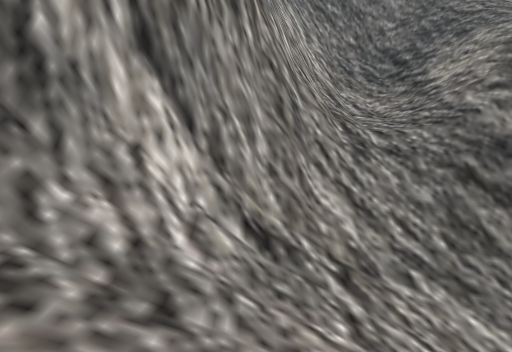
[1] (above)

13 first-person views from a walk through a scene from a Unity 3-D project. The camera is 1.3 m above the floor, tilts 2° down and sees 70° across. The floor is counted in squares, 2 m on a side. Each view is taken from the middle of a square. On the plan, view 1 faces up. The plan holds only what a view shows up to about 11 squares ahead; the rest is blank. The place goes on beyond the plan.

[2]
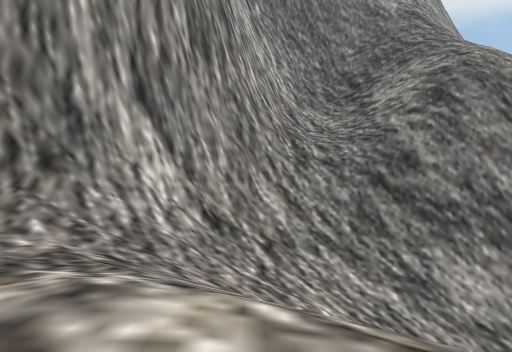

[3]
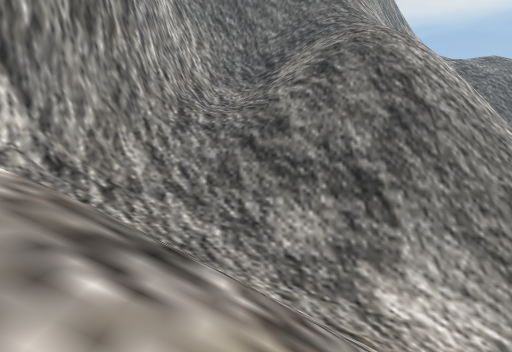

[4]
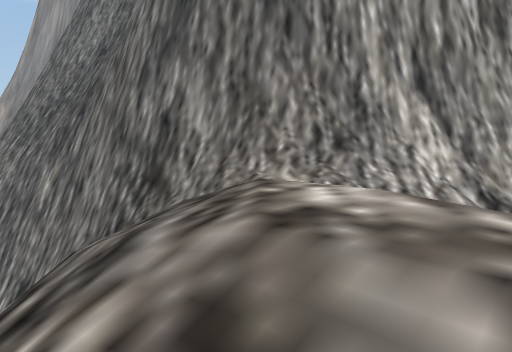

[5]
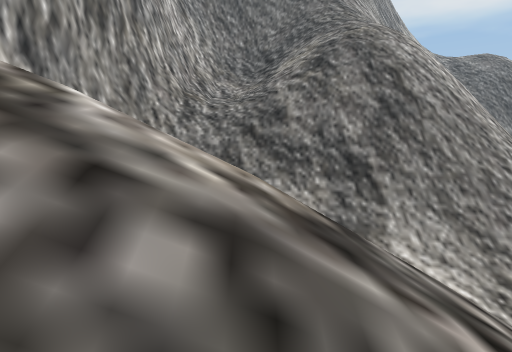

[6]
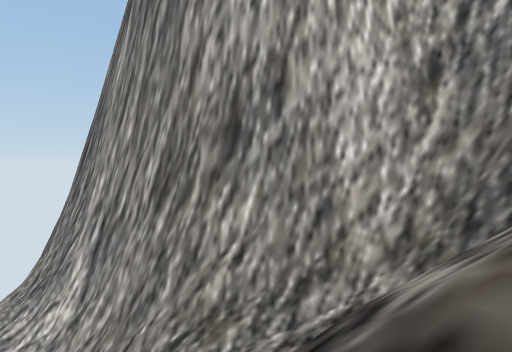

[7]
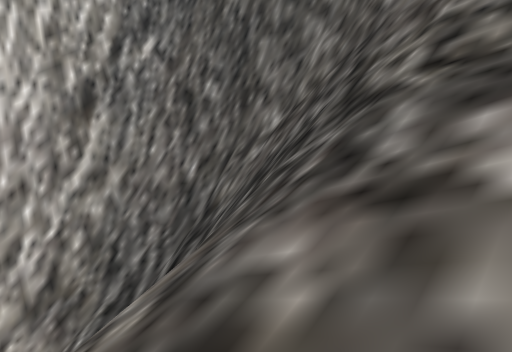

[8]
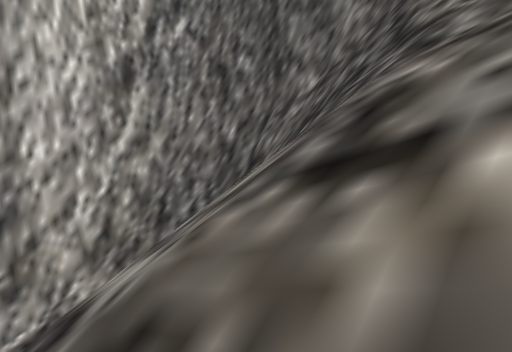

[9]
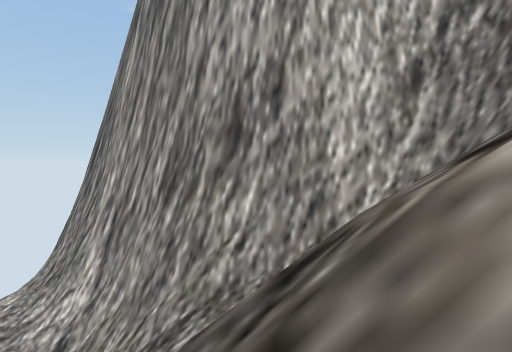

[10]
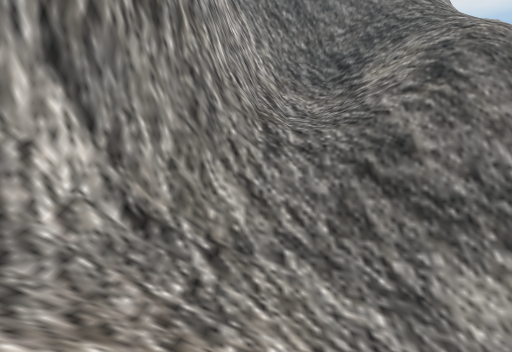

[11]
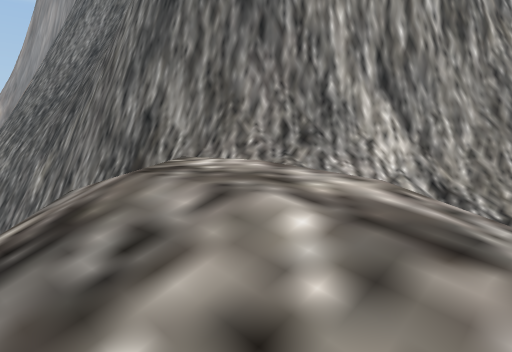

[12]
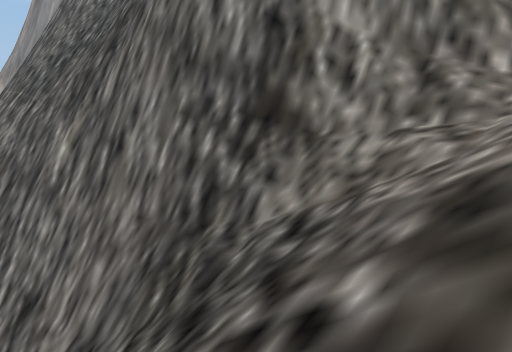

[13]
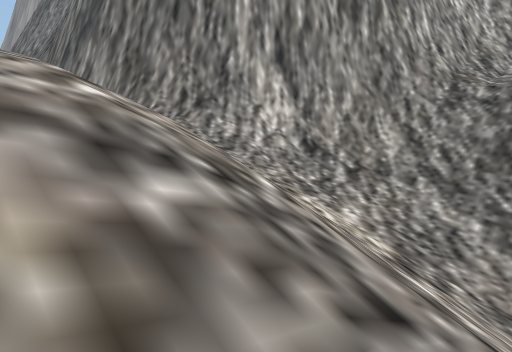

### Floor plan
Key: @ floor where view 1 was taken; # wall or solid block; . floor; / step, stairs or slope; = window, fence, low wall or low ledge; v drop or lower ground.
Columns run from 9 left of view 1 to 13 right of it. Each row starts with its distance up from view 1.
 17                 ##
 16                ##=/
 15             #####=//
 14            ##//==///
 13            ##/   ///
 12            #=/   ///
 11            #/////////
 10           ##////=vvv
  9           ##///==vv
  8           #=//####
  7          ##=///###   ##
  6         ##=//////####
  5        ###/////////###
  4       ###/////////////
  3     ####/////////////
  2     ##=///////////
  1   ###=/..// ///
  0 ####=// .@/  ///
 -1  vvv/// ..//////
 -2    v/// /../////
 -3       / ///.////
 -4         ////////
 -5               /

Positions as (right, up) in squares from view 1, and headings:
1: (0, 0), facing up
2: (1, -3), facing up
3: (5, -4), facing up
4: (2, -4), facing up-left
5: (5, -5), facing up
6: (10, 11), facing left
7: (10, 12), facing up-left
8: (10, 11), facing up-left
9: (11, 11), facing left
10: (2, -1), facing up
11: (3, -4), facing up-left
12: (-3, -3), facing up-left
13: (6, -3), facing up-left
